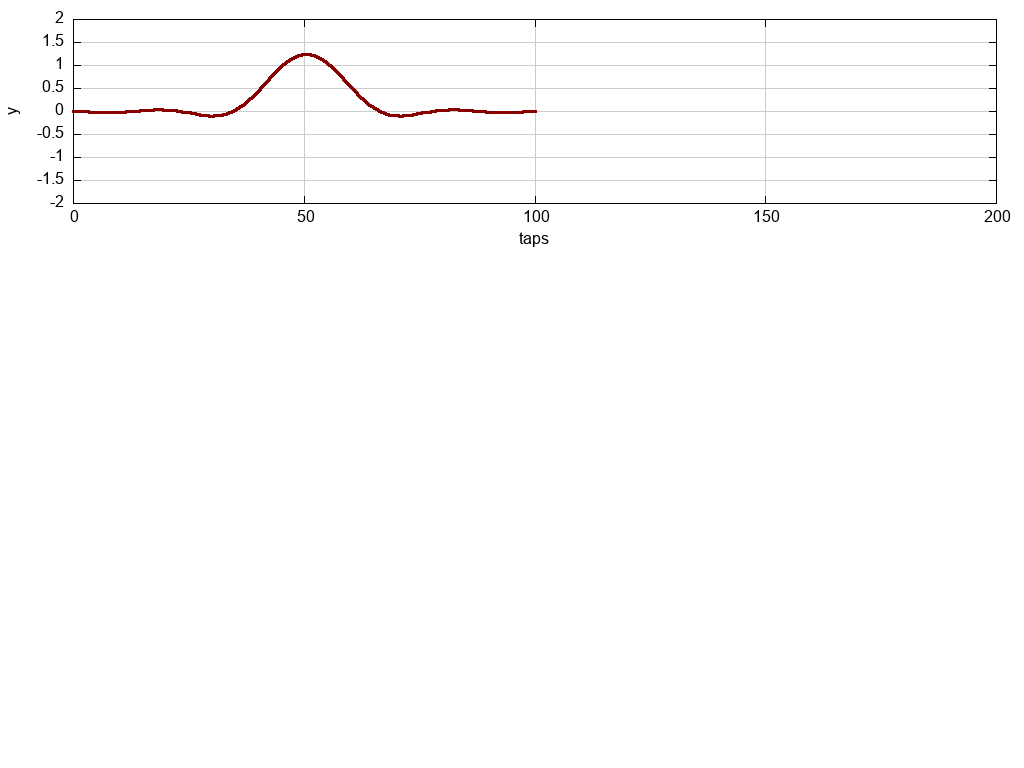

The gnuplot source for this figure:

# example.gnuplut : configuration for plotting (change as needed)

reset                                   # reset
set size ratio 0.2                      # set relative size of plots
set grid xtics ytics                    # grid: enable both x and y lines
set grid lt 1 lc rgb '#cccccc' lw 1     # grid: thin gray lines
set multiplot layout 3,1 scale 1.0,1.0  # set two plots for this figure


# time domain
#set ylabel 'Sample value'               # set y-axis label
#set xlabel 'Sample #'                   # set x-axis label
#set yrange [-2:2]                       # set y plot range
#set xrange [0:511]                      # set x plot range
# plot '../data/demod_time.dat' using 1:2 with lines lt 1 lw 2 lc rgb '#000088' notitle

# freq domain (Fourier)
#set ylabel 'Spectrum (Mag)'              # set y-axis label
#set xlabel 'Frequency bin'               # set x-axis label
#set yrange [0.0:0.25]                    # set y plot range
#set xrange [0:255]                       # set x plot range
# plot '../data/demod_freq.dat' using 1:2 with lines lt 1 lw 2 lc rgb '#008800' notitle

# freq domain (PSD)
#set ylabel 'Spectrum (dB/Hz)'            # set y-axis label
#set xlabel 'Frequency (KHz)'             # set x-axis label
#set yrange [-80:0]                       # set y plot range
#set xrange [0:119]                       # set x plot range
# add your own .dat file for PSD as part of the take-home
# plot '../data/demod_psd.dat' using 1:2 with lines lt 1 lw 3 lc rgb '#880000' notitle

set ylabel 'y' 
set xlabel 'taps'
set yrange [-2:2]                       # set y plot range
set xrange [0:200]                       # set x plot range
plot '../data/rrc_data.dat' using 1:2 with lines lt 1 lw 3 lc rgb '#880000' notitle
unset multiplot
